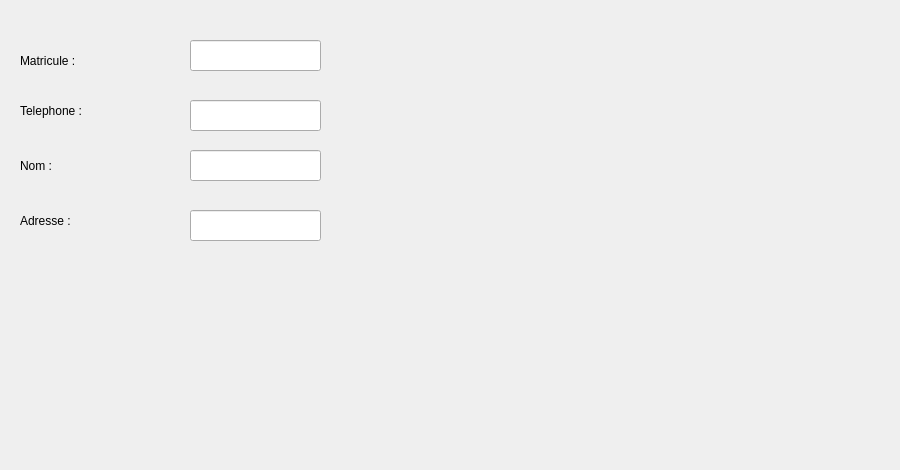
        <widget class="QWidget" name="tab_4">
         <attribute name="icon">
          <iconset>
           <normaloff>../../gestion_fournisseur/AP.png</normaloff>../../gestion_fournisseur/AP.png</iconset>
         </attribute>
         <attribute name="title">
          <string>Recherhcer</string>
         </attribute>
         <widget class="QLabel" name="label_55">
          <property name="geometry">
           <rect>
            <x>-10</x>
            <y>-20</y>
            <width>871</width>
            <height>461</height>
           </rect>
          </property>
          <property name="text">
           <string/>
          </property>
          <property name="pixmap">
           <pixmap>../../gestion_fournisseur/1.png</pixmap>
          </property>
         </widget>
         <widget class="QLineEdit" name="lineEdit_19">
          <property name="geometry">
           <rect>
            <x>190</x>
            <y>150</y>
            <width>131</width>
            <height>31</height>
           </rect>
          </property>
         </widget>
         <widget class="QLineEdit" name="lineEdit_20">
          <property name="geometry">
           <rect>
            <x>190</x>
            <y>40</y>
            <width>131</width>
            <height>31</height>
           </rect>
          </property>
         </widget>
         <widget class="QLineEdit" name="lineEdit_21">
          <property name="geometry">
           <rect>
            <x>190</x>
            <y>210</y>
            <width>131</width>
            <height>31</height>
           </rect>
          </property>
         </widget>
         <widget class="QLineEdit" name="lineEdit_22">
          <property name="geometry">
           <rect>
            <x>190</x>
            <y>100</y>
            <width>131</width>
            <height>31</height>
           </rect>
          </property>
         </widget>
         <widget class="QLabel" name="label_59">
          <property name="geometry">
           <rect>
            <x>20</x>
            <y>150</y>
            <width>81</width>
            <height>31</height>
           </rect>
          </property>
          <property name="styleSheet">
           <string notr="true">font: 12pt &quot;MS Shell Dlg 2&quot;;</string>
          </property>
          <property name="text">
           <string>Nom :</string>
          </property>
         </widget>
         <widget class="QLabel" name="label_60">
          <property name="geometry">
           <rect>
            <x>20</x>
            <y>200</y>
            <width>91</width>
            <height>41</height>
           </rect>
          </property>
          <property name="styleSheet">
           <string notr="true">font: 12pt &quot;MS Shell Dlg 2&quot;;</string>
          </property>
          <property name="text">
           <string>Adresse :</string>
          </property>
         </widget>
         <widget class="QLabel" name="label_61">
          <property name="geometry">
           <rect>
            <x>20</x>
            <y>40</y>
            <width>91</width>
            <height>41</height>
           </rect>
          </property>
          <property name="styleSheet">
           <string notr="true">font: 12pt &quot;MS Shell Dlg 2&quot;;</string>
          </property>
          <property name="text">
           <string>Matricule :</string>
          </property>
         </widget>
         <widget class="QLabel" name="label_62">
          <property name="geometry">
           <rect>
            <x>20</x>
            <y>80</y>
            <width>111</width>
            <height>61</height>
           </rect>
          </property>
          <property name="styleSheet">
           <string notr="true">font: 12pt &quot;MS Shell Dlg 2&quot;;</string>
          </property>
          <property name="text">
           <string>Telephone :</string>
          </property>
         </widget>
         <widget class="QPushButton" name="pushButton_31">
          <property name="geometry">
           <rect>
            <x>430</x>
            <y>280</y>
            <width>111</width>
            <height>61</height>
           </rect>
          </property>
          <property name="styleSheet">
           <string notr="true">#pushButton_31{
	image: url(:/new/prefix1/i,qge/AP.png);
border:none;}</string>
          </property>
          <property name="text">
           <string/>
          </property>
         </widget>
         <widget class="QPushButton" name="pushButton_34">
          <property name="geometry">
           <rect>
            <x>630</x>
            <y>-110</y>
            <width>261</width>
            <height>371</height>
           </rect>
          </property>
          <property name="styleSheet">
           <string notr="true">#pushButton_34{
	image: url(:/new/prefix1/i,qge/c.png);
border:none;}</string>
          </property>
          <property name="text">
           <string/>
          </property>
         </widget>
        </widget>
